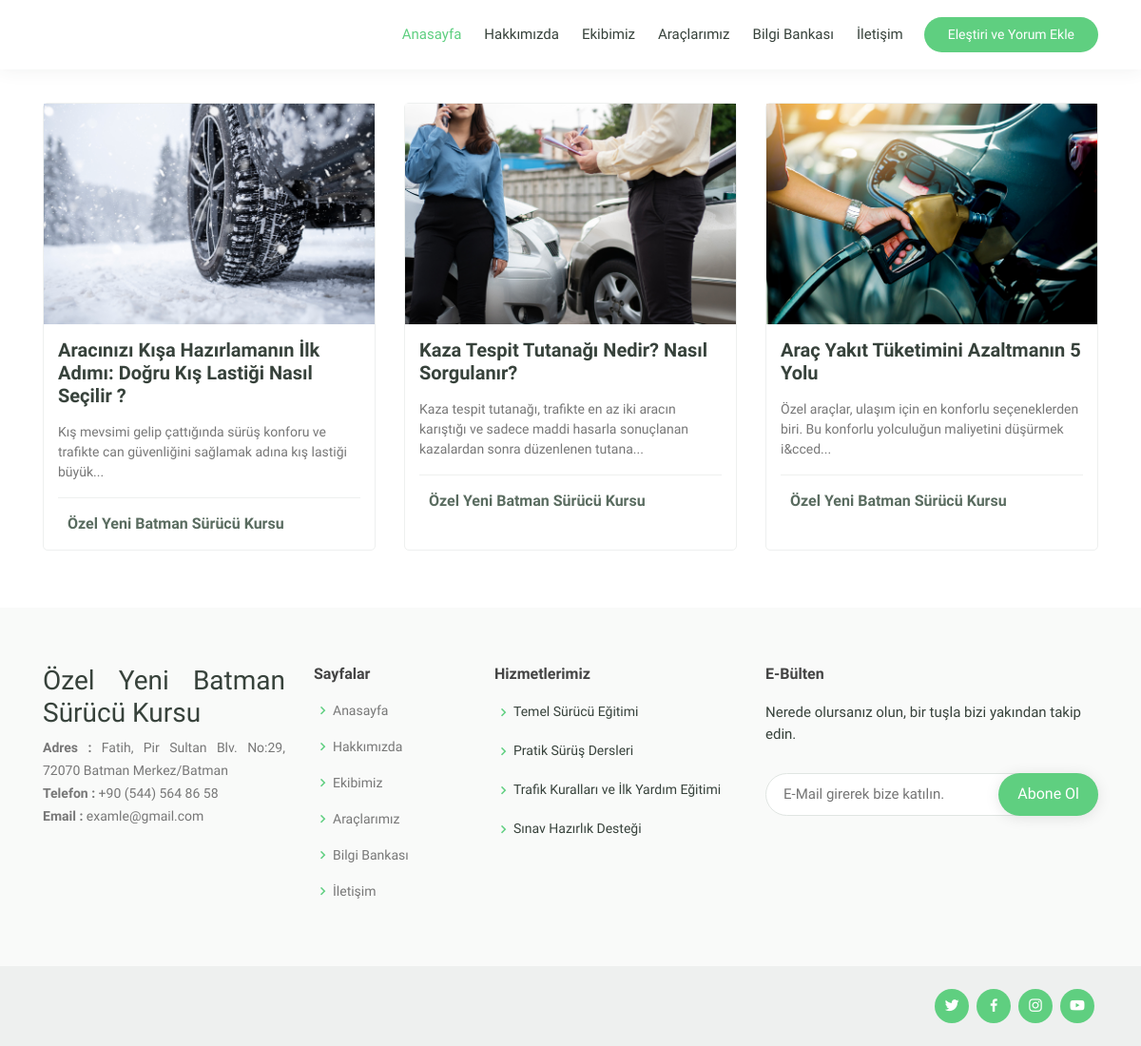
Page /anasayfa.php on the committed database.
### tables this page shows
CREATE TABLE `anasayfa` (
  `anasayfa_id` int(11) NOT NULL,
  `anasayfa_baslik` varchar(240) NOT NULL,
  `anasayfa_aciklama` text NOT NULL,
  `anasayfa_resim` varchar(280) NOT NULL,
  `anasayfa_sira` int(11) NOT NULL,
  `kullanici_id` int(11) NOT NULL,
  `anasayfa_zaman` timestamp NOT NULL DEFAULT current_timestamp(),
  `anasayfa_anahtarkelime` varchar(200) NOT NULL
);

CREATE TABLE `ayarlar` (
  `ayar_id` int(1) NOT NULL,
  `ayar_baslik` varchar(250) NOT NULL,
  `ayar_aciklama` text NOT NULL,
  `ayar_anahtar` varchar(400) NOT NULL,
  `ayar_logo` varchar(120) NOT NULL,
  `ayar_adres` varchar(200) NOT NULL,
  `ayar_telefon` varchar(25) NOT NULL,
  `ayar_email` varchar(80) NOT NULL,
  `ayar_facebook` varchar(150) NOT NULL,
  `ayar_instagram` varchar(150) NOT NULL,
  `ayar_youtube` varchar(150) NOT NULL,
  `ayar_twitter` varchar(150) NOT NULL
);

### anasayfa.php (the view, shortened to what this page needs)
<?php
require_once 'header.php';
?>
<?php
$anasayfasor=$baglanti->prepare("SELECT * FROM anasayfa order by anasayfa_sira ASC");
$anasayfasor->execute(array());
?>
<br><br>
    <section id="courses" class="courses" style="font-family: 'Work Sans', sans-serif;">
      <div class="container" data-aos="fade-up">
        <div class="row" data-aos="zoom-in" data-aos-delay="100">
<?php while ($anasayfacek=$anasayfasor->fetch(PDO::FETCH_ASSOC)) { ?>
          <div class="col-lg-4 col-md-6 d-flex align-items-stretch">
            <div class="course-item">
              <img src="admin/resimler/anasayfa/<?php echo $anasayfacek['anasayfa_resim'];?>" class="img-fluid" alt="...">
              <div class="course-content">
                <h3 style="font-family: 'Jura', sans-serif;"><a href="anasayfa-detay.php?sayfa=anasayfa&id=<?php echo $anasayfacek['anasayfa_id'] ?>"><?php echo $anasayfacek['anasayfa_baslik'];?></a></h3>
                <p>
                  <?php
                  $aciklama = $anasayfacek['anasayfa_aciklama'];
                  $bolacıklama = substr($aciklama,0,150);
                  echo $bolacıklama;
                  echo("...");
                  ?>
                </p>
                <div class="trainer d-flex justify-content-between align-items-center">
                  <div class="trainer-profile d-flex align-items-center">
                  <span><?php echo $ayarcek['ayar_baslik'];?></span>
                  </div>
                </div>
              </div>
            </div>
          </div>
<?php } ?>
        </div>
      </div>
    </section>
<?php
require_once 'footer.php';
?>

### header.php (shortened to what this page needs)
<?php
require_once 'admin/baglanti.php';
$ayarsor=$baglanti->prepare("SELECT * FROM ayarlar WHERE ayar_id=?");
$ayarsor->execute(array(1));
$ayarcek=$ayarsor->fetch(PDO::FETCH_ASSOC);
?>
<!DOCTYPE html>
<html lang="en">
<head>
  <link href="assets/vendor/bootstrap/css/bootstrap.min.css" rel="stylesheet">
  <link href="assets/vendor/icofont/icofont.min.css" rel="stylesheet">
  <link href="assets/vendor/boxicons/css/boxicons.min.css" rel="stylesheet">
  <link href="assets/vendor/remixicon/remixicon.css" rel="stylesheet">
  <link href="assets/vendor/owl.carousel/assets/owl.carousel.min.css" rel="stylesheet">
  <link href="assets/vendor/animate.css/animate.min.css" rel="stylesheet">
  <link href="assets/vendor/aos/aos.css" rel="stylesheet">
  <link href="assets/css/style.css" rel="stylesheet">
  </head>
  <body>
  <header id="header" class="fixed-top" style="font-family: 'Work Sans', sans-serif;">
    <div class="container d-flex align-items-center">
       <nav class="nav-menu d-none d-lg-block">
        <ul>
          <li class="active"><a href="index.php">Anasayfa</a></li>
          <li><a href="hakkimizda.php">Hakkımızda</a></li>
          <li><a href="ekip.php">Ekibimiz</a></li>
          <li><a href="arac.php">Araçlarımız</a></li>
          <li><a href="blog.php">Bilgi Bankası</a></li>
          <li><a href="iletisim.php">İletişim</a></li>
        </ul>
      </nav>
       <a href="yorumlar.php" class="get-started-btn" style="font-family: 'Work Sans', sans-serif;">Eleştiri ve Yorum Ekle</a>
    </div>
  </header>

### footer.php (shortened to what this page needs)
  <footer id="footer">
    <div class="footer-top">
      <div class="container">
        <div class="row">
          <div class="col-lg-3 col-md-6 footer-contact" style="font-family: 'Work Sans', sans-serif; text-align: justify;">
            <h3>Özel Yeni Batman Sürücü Kursu</h3>
            <p>
              <strong>Adres : </strong><?php echo $ayarcek['ayar_adres'];?><br>
              <strong>Telefon : </strong><?php echo $ayarcek['ayar_telefon'];?><br>
              <strong>Email : </strong><?php echo $ayarcek['ayar_email'];?><br>
            </p>
          </div>
          <div class="col-lg-2 col-md-6 footer-links" style="font-family: 'Work Sans', sans-serif;">
            <h4 style="font-family: 'Jura', sans-serif;">Sayfalar</h4>
            <ul>
              <li><i class="bx bx-chevron-right"></i> <a href="index.php">Anasayfa</a></li>
              <li><i class="bx bx-chevron-right"></i> <a href="hakkimizda.php">Hakkımızda</a></li>
              <li><i class="bx bx-chevron-right"></i> <a href="ekip.php">Ekibimiz</a></li>
              <li><i class="bx bx-chevron-right"></i> <a href="arac.php">Araçlarımız</a></li>
              <li><i class="bx bx-chevron-right"></i> <a href="blog.php">Bilgi Bankası</a></li>
              <li><i class="bx bx-chevron-right"></i> <a href="iletisim.php">İletişim</a></li>
            </ul>
          </div>
          <div class="col-lg-3 col-md-6 footer-links" style="font-family: 'Work Sans', sans-serif;">
            <h4 style="font-family: 'Jura', sans-serif;">Hizmetlerimiz</h4>
            <ul>
              <li><i class="bx bx-chevron-right"></i>Temel Sürücü Eğitimi</li>
              <li><i class="bx bx-chevron-right"></i>Pratik Sürüş Dersleri</li>
              <li><i class="bx bx-chevron-right"></i>Trafik Kuralları ve İlk Yardım Eğitimi</li>
              <li><i class="bx bx-chevron-right"></i>Sınav Hazırlık Desteği</li>
            </ul>
          </div>
          <div class="col-lg-4 col-md-6 footer-newsletter" style="font-family: 'Work Sans', sans-serif;">
            <h4 style="font-family: 'Jura', sans-serif;">E-Bülten</h4>
            <p>Nerede olursanız olun, bir tuşla bizi yakından takip edin.</p>
            <form action="admin/islem.php" method="post">
              <input type="email" name="email" placeholder="E-Mail girerek bize katılın.">
              <input name="abone"type="submit" value="Abone Ol">
            </form>
          </div>
        </div>
      </div>
    </div>
    <div class="container d-md-flex py-4">
      <div class="social-links text-center text-md-right pt-3 pt-md-0">
        <a href="<?php echo $ayarcek['ayar_twitter']?>"class="twitter"><i class="bx bxl-twitter"></i></a>
        <a href="<?php echo $ayarcek['ayar_facebook']?>" class="facebook"><i class="bx bxl-facebook"></i></a>
        <a href="<?php echo $ayarcek['ayar_instagram']?>" class="instagram"><i class="bx bxl-instagram"></i></a>
        <a href="<?php echo $ayarcek['ayar_youtube']?>" class="youtube"><i class="bx bxl-youtube"></i></a>
      </div>
    </div>
  </footer>
</body>
</html>

### assets/css/style.css (style rules this page uses)
body { font-family: font-family: 'Jura', sans-serif; color: #444444; }
a { color: #5fcf80; text-decoration: none; }
h1, h2, h3, h4, h5, h6 { font-family: font-family: 'Jura', sans-serif; }
#header { background: #fff; transition: all 0.5s; z-index: 997; padding: 15px 0; box-shadow: 0px 0 18px rgba(55, 66, 59, 0.08); }
.nav-menu ul { margin: 0; padding: 0; list-style: none; }
.nav-menu > ul { display: flex; }
.nav-menu > ul > li { position: relative; white-space: nowrap; padding: 10px 0 10px 24px; }
.nav-menu a { display: block; position: relative; color: #37423b; transition: 0.3s; font-size: 15px; font-family: font-family: 'Jura', sans-serif; font-weight: 500; }
.nav-menu a:hover, .nav-menu .active > a, .nav-menu li:hover > a { color: #5fcf80; }
.get-started-btn { margin-left: 22px; background: #5fcf80; color: #fff; border-radius: 50px; padding: 8px 25px; white-space: nowrap; transition: 0.3s; font-size: 14px; display: inline-block; }
.mobile-nav { position: fixed; top: 55px; right: 15px; bottom: 15px; left: 15px; z-index: 9999; overflow-y: auto; background: #fff; transition: ease-in-out 0.2s; opacity: 0; visibility: hidden; border-radius: 10px; padding: 10px 0; }
.mobile-nav * { margin: 0; padding: 0; list-style: none; }
.mobile-nav a { display: block; position: relative; color: #37423b; padding: 10px 20px; font-weight: 500; outline: none; }
.mobile-nav a:hover, .mobile-nav .active > a, .mobile-nav li:hover > a { color: #5fcf80; text-decoration: none; }
section { padding: 60px 0; overflow: hidden; }
.courses .course-item { border-radius: 5px; border: 1px solid #eef0ef; }
.courses .course-content { padding: 15px; }
.courses .course-content h3 { font-weight: 700; font-size: 20px; }
.courses .course-content h3 a { color: #37423b; transition: 0.3s; }
.courses .course-content p { font-size: 14px; color: #777777; }
.courses .trainer { padding-top: 15px; border-top: 1px solid #eef0ef; }
.courses .trainer .trainer-profile span { padding-left: 10px; font-weight: 600; font-size: 16px; color: #5a6c60; }
#footer { color: #37423b; font-size: 14px; background: #eef0ef; }
#footer .footer-top { padding: 60px 0 30px 0; background: #f9faf9; }
#footer .footer-top .footer-contact { margin-bottom: 30px; }
#footer .footer-top .footer-contact p { font-size: 14px; line-height: 24px; margin-bottom: 0; font-family: font-family: 'Jura', sans-serif; color: #777777; }
#footer .footer-top h4 { font-size: 16px; font-weight: bold; color: #444444; position: relative; padding-bottom: 12px; }
#footer .footer-top .footer-links { margin-bottom: 30px; }
#footer .footer-top .footer-links ul { list-style: none; padding: 0; margin: 0; }
#footer .footer-top .footer-links ul i { padding-right: 2px; color: #5fcf80; font-size: 18px; line-height: 1; }
#footer .footer-top .footer-links ul li { padding: 10px 0; display: flex; align-items: center; }
#footer .footer-top .footer-links ul li:first-child { padding-top: 0; }
#footer .footer-top .footer-links ul a { color: #777777; transition: 0.3s; display: inline-block; line-height: 1; }
#footer .footer-newsletter { font-size: 15px; }
#footer .footer-newsletter h4 { font-size: 16px; font-weight: bold; color: #444444; position: relative; padding-bottom: 12px; }
#footer .footer-newsletter form { margin-top: 30px; background: #fff; padding: 6px 10px; position: relative; border-radius: 50px; text-align: left; border: 1px solid #e0e5e2; }
#footer .footer-newsletter form input[type="email"] { border: 0; padding: 4px 8px; width: calc(100% - 100px); }
#footer .footer-newsletter form input[type="submit"] { position: absolute; top: -1px; right: -1px; bottom: -1px; border: 0; background: none; font-size: 16px; padding: 0 20px 2px 20px; background: #5fcf80; color: #fff; transition: 0.3s; border-radius: 50px; box-shadow: 0px 2px 15px rgba(0, 0, 0, 0.1); }
#footer .social-links a { font-size: 18px; display: inline-block; background: #5fcf80; color: #fff; line-height: 1; padding: 8px 0; margin-right: 4px; border-radius: 50%; text-align: center; width: 36px; height: 36px; transition: 0.3s; }

### rows in the picture
anasayfa: anasayfa_resim (picture), anasayfa_baslik "Aracınızı Kışa Hazırlamanın İlk Adımı: Doğru Kış Lastiği Nasıl Seçilir ?", anasayfa_aciklama "Kış mevsimi gelip çattığında sürüş konforu ve trafikte can güvenliğini sağlamak adına kış lastiği büyük"
ayarlar: ayar_baslik "Özel Yeni Batman Sürücü Kursu", ayar_adres "Fatih, Pir Sultan Blv. No:29, 72070 Batman Merkez/Batman", ayar_telefon "+90 (544) 564 86 58", ayar_email "examle@gmail.com"
anasayfa: anasayfa_resim (picture), anasayfa_baslik "Kaza Tespit Tutanağı Nedir? Nasıl Sorgulanır?", anasayfa_aciklama "Kaza tespit tutanağı, trafikte en az iki aracın karıştığı ve sadece maddi hasarla sonuçlanan kazalardan sonra düzenlenen tutana"
anasayfa: anasayfa_resim (picture), anasayfa_baslik "Araç Yakıt Tüketimini Azaltmanın 5 Yolu", anasayfa_aciklama "Özel araçlar, ulaşım için en konforlu seçeneklerden biri. Bu konforlu yolculuğun maliyetini düşürmek i&cced"
